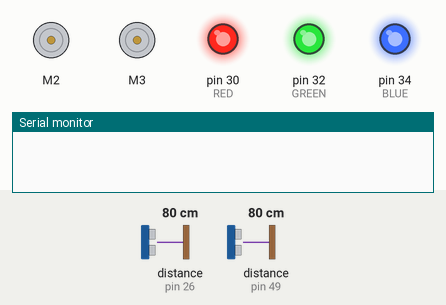
The sketch below on a simulated Arduino Mega 2560, built with avr-gcc and run on an emulated ATmega2560. Parts: 2 × DC motor (green arrow = forward, orange = backward, longer = faster), output pins drawn as LEDs (lit = HIGH), the last lines printed to the serial monitor. Wiring (inferred from the names in the program): 2 × ultrasonic range finder: trigger pin 27, echo pin 26 / trigger pin 50, echo pin 49. Inputs (shaded band) come from the test bench; at power-on: distance to the obstacle (sensors on pin 26, pin 49) 80 cm. The echo pulse lasts 58.3 µs per cm; pins used as bus, display or sensor lines are not drawn.

Above: at 0.6 s.
At 2.7 s:
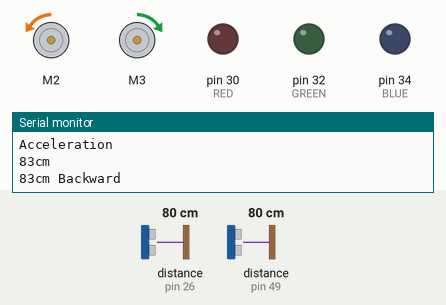
2.8 s: distance to the obstacle (sensor on pin 26) set to 2 cm
At 3.01 s:
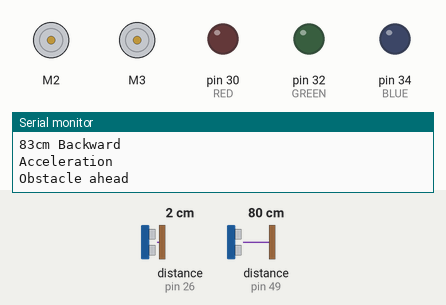
5.8 s: distance to the obstacle (sensor on pin 49) set to 18 cm
8.8 s: distance to the obstacle (sensor on pin 26) set to 8 cm
11.3 s: distance to the obstacle (sensor on pin 26) set to 11 cm
14.3 s: distance to the obstacle (sensor on pin 49) set to 12 cm
Timing chart, 0 to 18.3 s (numbered marks = the images above; inputs shaded):
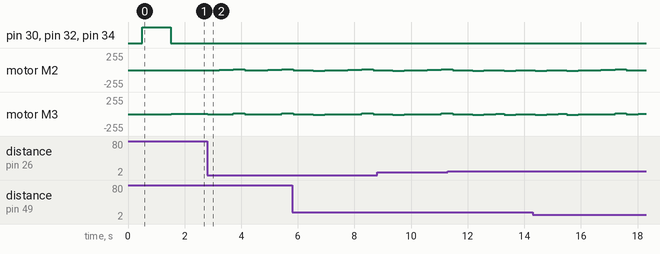

Measured:
- after the input at 2.8 s, motor M2: backward 6/255 → stopped at once, → forward 6/255 0.40 s later, → forward 12/255 0.50 s later, → stopped 0.40 s later, … (6 changes in this stretch); motor M3: forward 6/255 → stopped at once, → backward 6/255 0.40 s later, → forward 12/255 0.50 s later, → stopped 0.40 s later, … (6 changes in this stretch)

The sketch:

_2WheelRobot_v5.ino
```cpp
#include <stdio.h>
#include <Ultrasonic.h>
#include <NewPing.h>
#include <AFMotor.h>


AF_DCMotor motor1(2);
AF_DCMotor motor2(3);

#define trigPinFwd 27 // define the pins of your sensor
#define echoPinFwd 26
#define trigPinBwd 50 // define the pins of your sensor
#define echoPinBwd 49

#define BLUE 34 // Pin 34 connected to monitoring LED
#define GREEN 32 // Pin 32 connected to monitoring LED
#define RED 30 // Pin 30 connected to monitoring LED


int hitTimeFwd;
int hitTimeBwd;
int distanceObstacleFwd;
int distanceObstacleBwd;
int factorSpeed = 5;
int currentSpeed;
int max_cm_distance = 255;

int redValue;
int greenValue;
int blueValue;

void setup() {
  // put your setup code here, to run once:
  Serial.begin(9600);
  delay(500);
  distance2driveFwd();
  distance2driveBwd();
  pinMode(BLUE, OUTPUT);
  pinMode(GREEN, OUTPUT);
  pinMode(RED, OUTPUT);
  pinMode(trigPinFwd, OUTPUT); // Not sure it is necessary
  pinMode(echoPinFwd, INPUT); // Not sure it is necessary
  pinMode(trigPinBwd, OUTPUT); // Not sure it is necessary
  pinMode(echoPinBwd, INPUT); // Not sure it is necessary

  digitalWrite(BLUE, HIGH); // Monitoring of LED during startup
  digitalWrite(GREEN, HIGH); // Monitoring of LED during startup
  digitalWrite(RED, HIGH); // Monitoring of LED during startup

  delay(1000);

  digitalWrite(BLUE, LOW); // Monitoring of LED during startup
  digitalWrite(GREEN, LOW); // Monitoring of LED during startup
  digitalWrite(RED, LOW); // Monitoring of LED during startup

}

void halfSpeed()
{

  motor1.setSpeed(factorSpeed*254/200);
  motor2.setSpeed(factorSpeed*254/200);

}

void fullSpeed()
{
  motor1.setSpeed(factorSpeed*254/100);
  motor2.setSpeed(factorSpeed*254/100);
}

void stopvehicle()
{
  motor1.run(RELEASE);
  motor2.run(RELEASE);
  //digitalWrite(RED, HIGH);
  //digitalWrite(GREEN, HIGH);
  //digitalWrite(BLUE, HIGH);
  delay(400);
   }


void turnback()
{

  halfSpeed();
  motor1.run(FORWARD);
  motor2.run(BACKWARD);
  delay(500);

 }

void turnleft()
{
  fullSpeed();
  motor1.run(FORWARD);
  motor2.run(FORWARD);
  delay(400);


}

void turnright()
{
  fullSpeed();
  motor1.run(BACKWARD);
  motor2.run(BACKWARD);
  delay(400);

  }

int distance2driveFwd()
{
  Ultrasonic ultrasonicFwd(trigPinFwd, echoPinFwd);

  int distanceObstacleFwd = ultrasonicFwd.distanceRead();
     if (distanceObstacleFwd == 0)
    {
      distanceObstacleFwd = max_cm_distance;
    }

  return distanceObstacleFwd;
}

int distance2driveBwd()
{
  Ultrasonic ultrasonicBwd(trigPinBwd, echoPinBwd);

  int distanceObstacleBwd = ultrasonicBwd.distanceRead();
  if (distanceObstacleBwd == 0)
    {
      distanceObstacleBwd = max_cm_distance;
    }

   return distanceObstacleBwd;
}

void obstacleFwd() {
  int distanceObstacleFwd = distance2driveFwd();

    if (distanceObstacleFwd == 0)
    {
      delay(100);
    }
    else if (distanceObstacleFwd < 10)
      {
        Serial.println("Obstacle ahead");
        stopvehicle();
        turnback();
        turnleft();
        stopvehicle();
       }
    else if (distanceObstacleFwd < 40)
    {
      Serial.println("Obstacle near ahead");
      halfSpeed();
      delay(300);
      turnright();
      stopvehicle();
    }
}

void obstacleBwd() {
  int distanceObstacleBwd = distance2driveBwd();

    if (distanceObstacleBwd == 0)
    {
      delay(100);
    }
    else if (distanceObstacleBwd < 15)
      {
        Serial.println("Obstacle behind");
        stopvehicle();
        turnback();
        turnleft();
        stopvehicle();
       }
    else if (distanceObstacleBwd < 30)
    {
      Serial.println("Obstacle near behind");
      halfSpeed();
      delay(300);
      turnright();
      stopvehicle();
    }
}


void acceleration()
{
  Serial.println("Acceleration");
  halfSpeed();
  motor1.run(BACKWARD);
  motor2.run(FORWARD);

  int currentSpeed;
  if (distanceObstacleFwd> 150)
  {
    for(int currentSpeed= 50; currentSpeed < 255; currentSpeed++)
  motor1.setSpeed(currentSpeed);
  motor2.setSpeed(currentSpeed);
  Serial.println("Accelerating");
   }

}


void loop() {

  int distanceObstacleFwd = distance2driveFwd();
  int distanceObstacleBwd = distance2driveBwd();
  Serial.print(distanceObstacleFwd);
  Serial.println("cm");
  Serial.print(distanceObstacleBwd);
  Serial.println("cm Backward");
  acceleration();
  obstacleFwd();
  obstacleBwd();
  delay(10);
}
```
